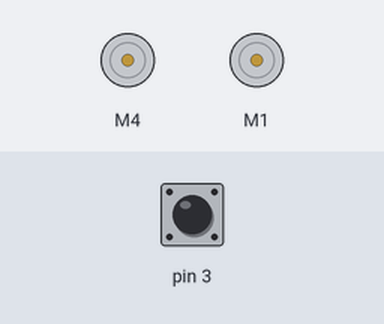
A sketch run on a simulated Arduino Uno, built with avr-gcc and run on an emulated ATmega328P. On the bench: 2 × DC motor (green arrow = forward, orange = backward, longer = faster). Inputs (shaded band) come from the test bench; at power-on: pin 3 HIGH. What the sketch prints to the serial monitor is not drawn.

Above: at 0.1 s.
At 2.1 s:
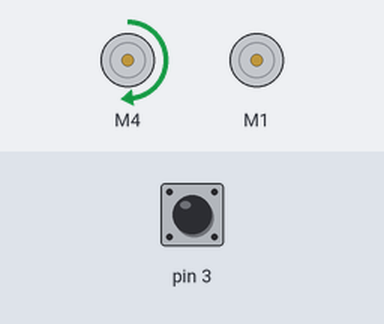
Timing chart, 0 to 3.6 s (numbered marks = the images above):
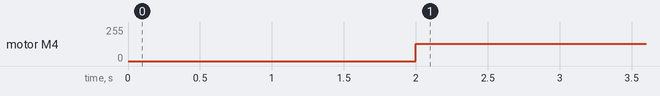

The sketch:

frecuenciaTiempoInterrupcion_robotDiferencial.ino
```cpp
#include <AFMotor.h>

AF_DCMotor motorDerecho(4);
AF_DCMotor motorIzquierdo(1);

volatile unsigned muestreoActualInterrupcionR = 0;        // variables para definiciòn del tiempo de interrupciòn y calculo de la velocidad motor derecho
volatile unsigned muestreoAnteriorInterrupcionR = 0;
volatile unsigned deltaMuestreoInterrupcionR = 0;
int i=0;

int encoderR = 3;   // pin de conexiòn del encoder derecho

void setup() {
  attachInterrupt(1,REncoder,FALLING);                // linea para añadir una interrupciòn a un PIN
  Serial.begin(9600);                                                               // inicio de la comunicaciòn serial

  // dar de alta la velocidad de los motores en 0:
  motorDerecho.setSpeed(0);
  motorDerecho.run(RELEASE);
  motorIzquierdo.setSpeed(0);
  motorIzquierdo.run(RELEASE);
  delay(2000);

}

void REncoder() {                                                                                    // funciòn de interrupciòn del enconder llanta derecha
      i++;
      deltaMuestreoInterrupcionR = muestreoActualInterrupcionR -  muestreoAnteriorInterrupcionR;     // diferencia tiempos de interruciones de ticks del motor
      muestreoAnteriorInterrupcionR = muestreoActualInterrupcionR;                                   // se actualiza el tiempo de interrupciòn anterior
 }

void loop() {
    //Serial.print(i);
    //Serial.print(" - ");
    muestreoActualInterrupcionR = millis();                     // se asigna el tiempo de ejecuciòn a el muestreo actual
    Serial.println(deltaMuestreoInterrupcionR);                 // se muestra el tiempo entre TIC y TIC
    motorDerecho.setSpeed(130);
    motorDerecho.run(FORWARD);
}
```

Measured:
- by itself, motor M4: stopped → forward 130/255 at 2.0 s
